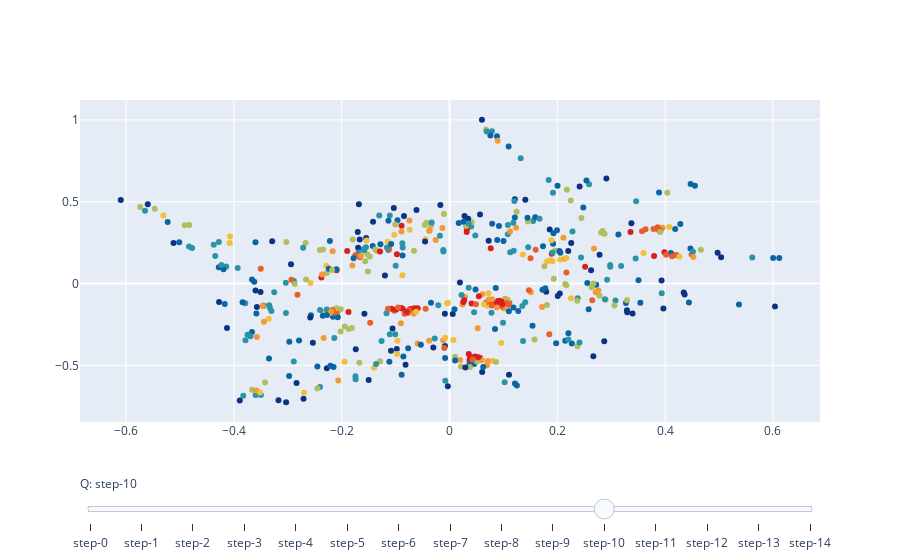

The notebook cell saved with this chart:
### Code cell
from plotly import colors
# Create figure
fig = go.Figure()

# Add traces, one for each slider step
for step in np.arange(1, 16):
    fig.add_trace(
        go.Scatter(
            visible=False,
            line=dict(color="#00CED1", width=6),
            name="deg_clusts for q = " + str(step),
            x=meta_df['x_pos'],
            y=meta_df['y_pos'], 
            text=meta_df["au_name"]+"<br>Degree: "+degs_np.astype(str),
            marker=dict(color=meta_df[f"deg_clust_{step}"]),
            marker_colorscale=colors.diverging.Portland,
            mode='markers'
        )
    )

# Make 10th trace visible
fig.data[10].visible = True

# Create and add slider
steps = []
for i in range(len(fig.data)):
    step = dict(
        method="update",
        args=[{"visible": [False] * len(fig.data)},
              {"title": f"Deg clusts for {i+2} groups"}],  # layout attribute
    )
    step["args"][0]["visible"][i] = True  # Toggle i'th trace to "visible"
    steps.append(step)

sliders = [dict(
    active=10,
    currentvalue={"prefix": "Q: "},
    pad={"t": 50},
    steps=steps
)]

fig.update_layout(
    sliders=sliders
)

fig.show()

### Figure 1 — Plotly figure (JSON) as saved in the notebook; plotly's stock layout.template omitted (floating-point values rounded to 4 significant figures; data arrays with more than 128 entries replaced by an {"elided": "..."} marker saying what was removed)
{"data": [{"line": {"color": "#00CED1", "width": 6}, "marker": {"color": {"elided": "522 int values"}, "colorscale": [[0, "rgb(12,51,131)"], [0.25, "rgb(10,136,186)"], [0.5, "rgb(242,211,56)"], [0.75, "rgb(242,143,56)"], [1, "rgb(217,30,30)"]]}, "mode": "markers", "name": "deg_clusts for q = 1", "text": {"elided": "522 str values"}, "type": "scatter", "visible": false, "x": {"elided": "522 float values"}, "y": {"elided": "522 float values"}}, {"line": {"color": "#00CED1", "width": 6}, "marker": {"color": {"elided": "522 int values"}, "colorscale": [[0, "rgb(12,51,131)"], [0.25, "rgb(10,136,186)"], [0.5, "rgb(242,211,56)"], [0.75, "rgb(242,143,56)"], [1, "rgb(217,30,30)"]]}, "mode": "markers", "name": "deg_clusts for q = 2", "text": {"elided": "522 str values"}, "type": "scatter", "visible": false, "x": {"elided": "522 float values"}, "y": {"elided": "522 float values"}}, {"line": {"color": "#00CED1", "width": 6}, "marker": {"color": {"elided": "522 int values"}, "colorscale": [[0, "rgb(12,51,131)"], [0.25, "rgb(10,136,186)"], [0.5, "rgb(242,211,56)"], [0.75, "rgb(242,143,56)"], [1, "rgb(217,30,30)"]]}, "mode": "markers", "name": "deg_clusts for q = 3", "text": {"elided": "522 str values"}, "type": "scatter", "visible": false, "x": {"elided": "522 float values"}, "y": {"elided": "522 float values"}}, {"line": {"color": "#00CED1", "width": 6}, "marker": {"color": {"elided": "522 int values"}, "colorscale": [[0, "rgb(12,51,131)"], [0.25, "rgb(10,136,186)"], [0.5, "rgb(242,211,56)"], [0.75, "rgb(242,143,56)"], [1, "rgb(217,30,30)"]]}, "mode": "markers", "name": "deg_clusts for q = 4", "text": {"elided": "522 str values"}, "type": "scatter", "visible": false, "x": {"elided": "522 float values"}, "y": {"elided": "522 float values"}}, {"line": {"color": "#00CED1", "width": 6}, "marker": {"color": {"elided": "522 int values"}, "colorscale": [[0, "rgb(12,51,131)"], [0.25, "rgb(10,136,186)"], [0.5, "rgb(242,211,56)"], [0.75, "rgb(242,143,56)"], [1, "rgb(217,30,30)"]]}, "mode": "markers", "name": "deg_clusts for q = 5", "text": {"elided": "522 str values"}, "type": "scatter", "visible": false, "x": {"elided": "522 float values"}, "y": {"elided": "522 float values"}}, {"line": {"color": "#00CED1", "width": 6}, "marker": {"color": {"elided": "522 int values"}, "colorscale": [[0, "rgb(12,51,131)"], [0.25, "rgb(10,136,186)"], [0.5, "rgb(242,211,56)"], [0.75, "rgb(242,143,56)"], [1, "rgb(217,30,30)"]]}, "mode": "markers", "name": "deg_clusts for q = 6", "text": {"elided": "522 str values"}, "type": "scatter", "visible": false, "x": {"elided": "522 float values"}, "y": {"elided": "522 float values"}}, {"line": {"color": "#00CED1", "width": 6}, "marker": {"color": {"elided": "522 int values"}, "colorscale": [[0, "rgb(12,51,131)"], [0.25, "rgb(10,136,186)"], [0.5, "rgb(242,211,56)"], [0.75, "rgb(242,143,56)"], [1, "rgb(217,30,30)"]]}, "mode": "markers", "name": "deg_clusts for q = 7", "text": {"elided": "522 str values"}, "type": "scatter", "visible": false, "x": {"elided": "522 float values"}, "y": {"elided": "522 float values"}}, {"line": {"color": "#00CED1", "width": 6}, "marker": {"color": {"elided": "522 int values"}, "colorscale": [[0, "rgb(12,51,131)"], [0.25, "rgb(10,136,186)"], [0.5, "rgb(242,211,56)"], [0.75, "rgb(242,143,56)"], [1, "rgb(217,30,30)"]]}, "mode": "markers", "name": "deg_clusts for q = 8", "text": {"elided": "522 str values"}, "type": "scatter", "visible": false, "x": {"elided": "522 float values"}, "y": {"elided": "522 float values"}}, {"line": {"color": "#00CED1", "width": 6}, "marker": {"color": {"elided": "522 int values"}, "colorscale": [[0, "rgb(12,51,131)"], [0.25, "rgb(10,136,186)"], [0.5, "rgb(242,211,56)"], [0.75, "rgb(242,143,56)"], [1, "rgb(217,30,30)"]]}, "mode": "markers", "name": "deg_clusts for q = 9", "text": {"elided": "522 str values"}, "type": "scatter", "visible": false, "x": {"elided": "522 float values"}, "y": {"elided": "522 float values"}}, {"line": {"color": "#00CED1", "width": 6}, "marker": {"color": {"elided": "522 int values"}, "colorscale": [[0, "rgb(12,51,131)"], [0.25, "rgb(10,136,186)"], [0.5, "rgb(242,211,56)"], [0.75, "rgb(242,143,56)"], [1, "rgb(217,30,30)"]]}, "mode": "markers", "name": "deg_clusts for q = 10", "text": {"elided": "522 str values"}, "type": "scatter", "visible": false, "x": {"elided": "522 float values"}, "y": {"elided": "522 float values"}}, {"line": {"color": "#00CED1", "width": 6}, "marker": {"color": {"elided": "522 int values"}, "colorscale": [[0, "rgb(12,51,131)"], [0.25, "rgb(10,136,186)"], [0.5, "rgb(242,211,56)"], [0.75, "rgb(242,143,56)"], [1, "rgb(217,30,30)"]]}, "mode": "markers", "name": "deg_clusts for q = 11", "text": {"elided": "522 str values"}, "type": "scatter", "visible": true, "x": {"elided": "522 float values"}, "y": {"elided": "522 float values"}}, {"line": {"color": "#00CED1", "width": 6}, "marker": {"color": {"elided": "522 int values"}, "colorscale": [[0, "rgb(12,51,131)"], [0.25, "rgb(10,136,186)"], [0.5, "rgb(242,211,56)"], [0.75, "rgb(242,143,56)"], [1, "rgb(217,30,30)"]]}, "mode": "markers", "name": "deg_clusts for q = 12", "text": {"elided": "522 str values"}, "type": "scatter", "visible": false, "x": {"elided": "522 float values"}, "y": {"elided": "522 float values"}}, {"line": {"color": "#00CED1", "width": 6}, "marker": {"color": {"elided": "522 int values"}, "colorscale": [[0, "rgb(12,51,131)"], [0.25, "rgb(10,136,186)"], [0.5, "rgb(242,211,56)"], [0.75, "rgb(242,143,56)"], [1, "rgb(217,30,30)"]]}, "mode": "markers", "name": "deg_clusts for q = 13", "text": {"elided": "522 str values"}, "type": "scatter", "visible": false, "x": {"elided": "522 float values"}, "y": {"elided": "522 float values"}}, {"line": {"color": "#00CED1", "width": 6}, "marker": {"color": {"elided": "522 int values"}, "colorscale": [[0, "rgb(12,51,131)"], [0.25, "rgb(10,136,186)"], [0.5, "rgb(242,211,56)"], [0.75, "rgb(242,143,56)"], [1, "rgb(217,30,30)"]]}, "mode": "markers", "name": "deg_clusts for q = 14", "text": {"elided": "522 str values"}, "type": "scatter", "visible": false, "x": {"elided": "522 float values"}, "y": {"elided": "522 float values"}}, {"line": {"color": "#00CED1", "width": 6}, "marker": {"color": {"elided": "522 int values"}, "colorscale": [[0, "rgb(12,51,131)"], [0.25, "rgb(10,136,186)"], [0.5, "rgb(242,211,56)"], [0.75, "rgb(242,143,56)"], [1, "rgb(217,30,30)"]]}, "mode": "markers", "name": "deg_clusts for q = 15", "text": {"elided": "522 str values"}, "type": "scatter", "visible": false, "x": {"elided": "522 float values"}, "y": {"elided": "522 float values"}}], "layout": {"sliders": [{"active": 10, "currentvalue": {"prefix": "Q: "}, "pad": {"t": 50}, "steps": [{"args": [{"visible": [true, false, false, false, false, false, false, false, false, false, false, false, false, false, false]}, {"title": "Deg clusts for 2 groups"}], "method": "update"}, {"args": [{"visible": [false, true, false, false, false, false, false, false, false, false, false, false, false, false, false]}, {"title": "Deg clusts for 3 groups"}], "method": "update"}, {"args": [{"visible": [false, false, true, false, false, false, false, false, false, false, false, false, false, false, false]}, {"title": "Deg clusts for 4 groups"}], "method": "update"}, {"args": [{"visible": [false, false, false, true, false, false, false, false, false, false, false, false, false, false, false]}, {"title": "Deg clusts for 5 groups"}], "method": "update"}, {"args": [{"visible": [false, false, false, false, true, false, false, false, false, false, false, false, false, false, false]}, {"title": "Deg clusts for 6 groups"}], "method": "update"}, {"args": [{"visible": [false, false, false, false, false, true, false, false, false, false, false, false, false, false, false]}, {"title": "Deg clusts for 7 groups"}], "method": "update"}, {"args": [{"visible": [false, false, false, false, false, false, true, false, false, false, false, false, false, false, false]}, {"title": "Deg clusts for 8 groups"}], "method": "update"}, {"args": [{"visible": [false, false, false, false, false, false, false, true, false, false, false, false, false, false, false]}, {"title": "Deg clusts for 9 groups"}], "method": "update"}, {"args": [{"visible": [false, false, false, false, false, false, false, false, true, false, false, false, false, false, false]}, {"title": "Deg clusts for 10 groups"}], "method": "update"}, {"args": [{"visible": [false, false, false, false, false, false, false, false, false, true, false, false, false, false, false]}, {"title": "Deg clusts for 11 groups"}], "method": "update"}, {"args": [{"visible": [false, false, false, false, false, false, false, false, false, false, true, false, false, false, false]}, {"title": "Deg clusts for 12 groups"}], "method": "update"}, {"args": [{"visible": [false, false, false, false, false, false, false, false, false, false, false, true, false, false, false]}, {"title": "Deg clusts for 13 groups"}], "method": "update"}, {"args": [{"visible": [false, false, false, false, false, false, false, false, false, false, false, false, true, false, false]}, {"title": "Deg clusts for 14 groups"}], "method": "update"}, {"args": [{"visible": [false, false, false, false, false, false, false, false, false, false, false, false, false, true, false]}, {"title": "Deg clusts for 15 groups"}], "method": "update"}, {"args": [{"visible": [false, false, false, false, false, false, false, false, false, false, false, false, false, false, true]}, {"title": "Deg clusts for 16 groups"}], "method": "update"}]}]}}
